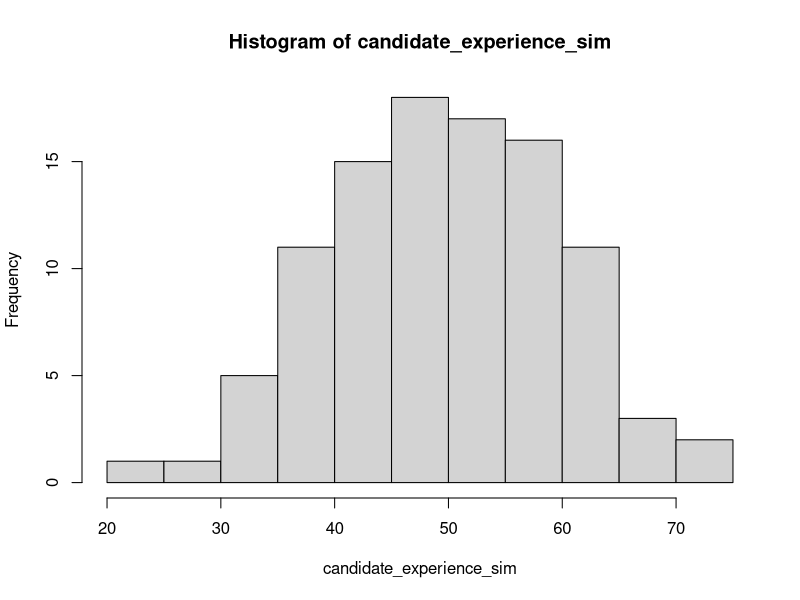
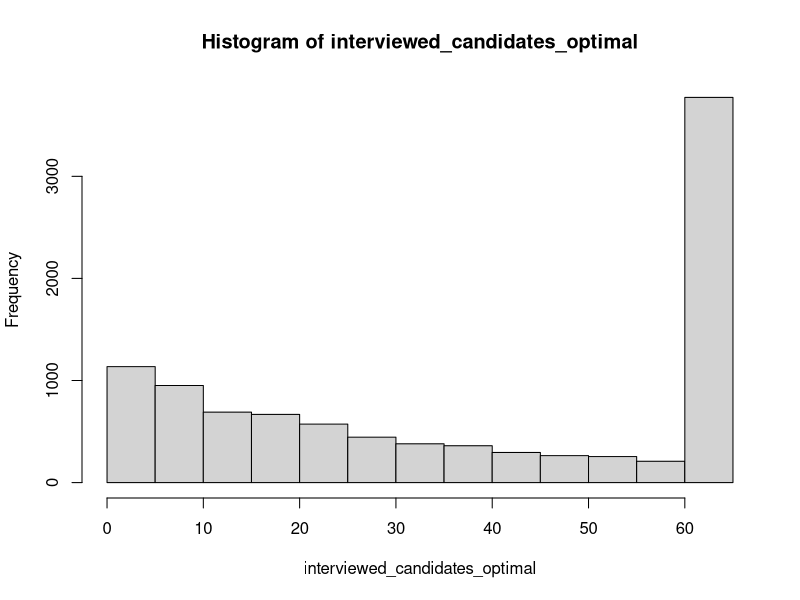
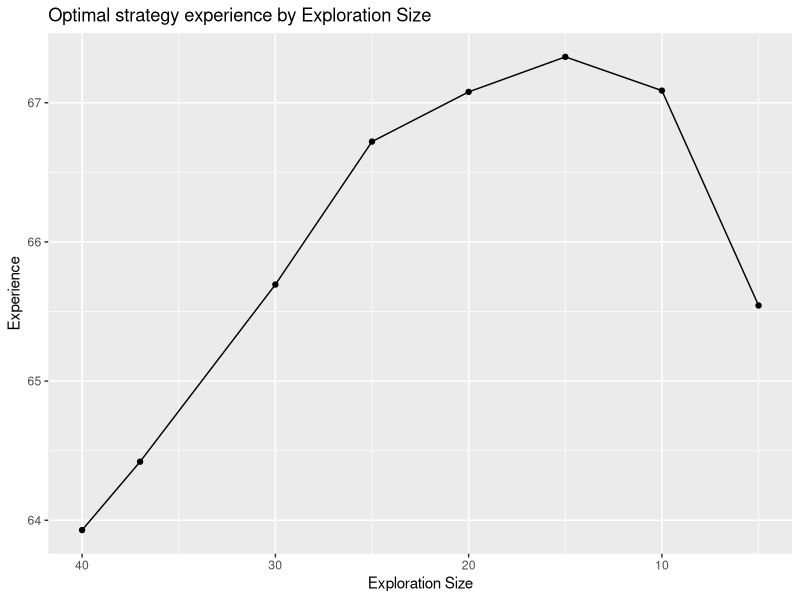
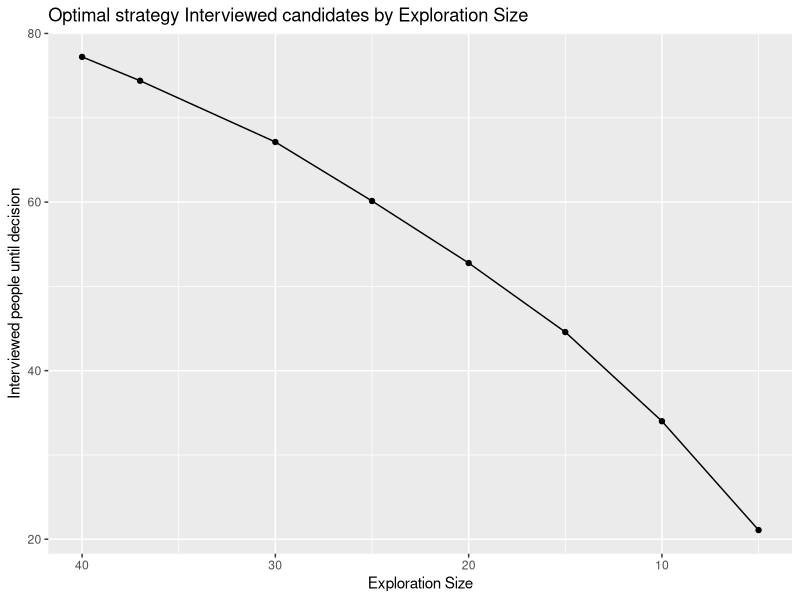
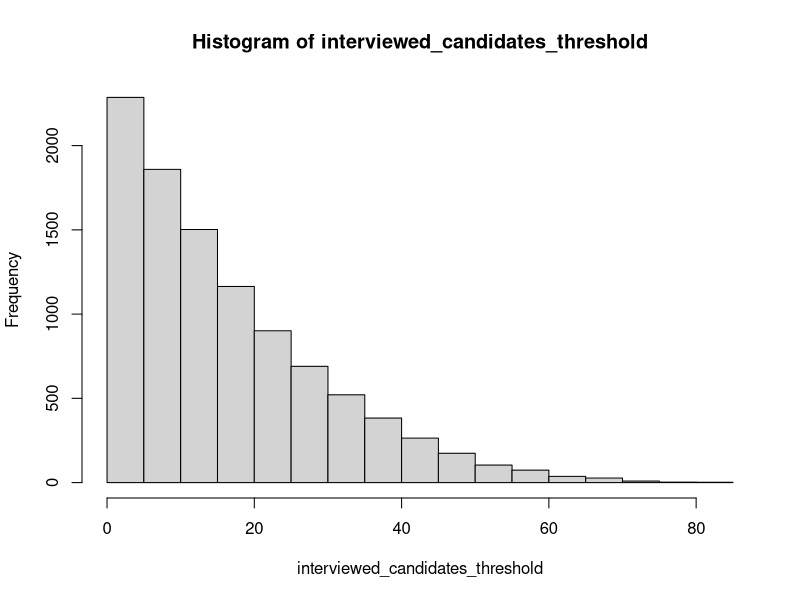
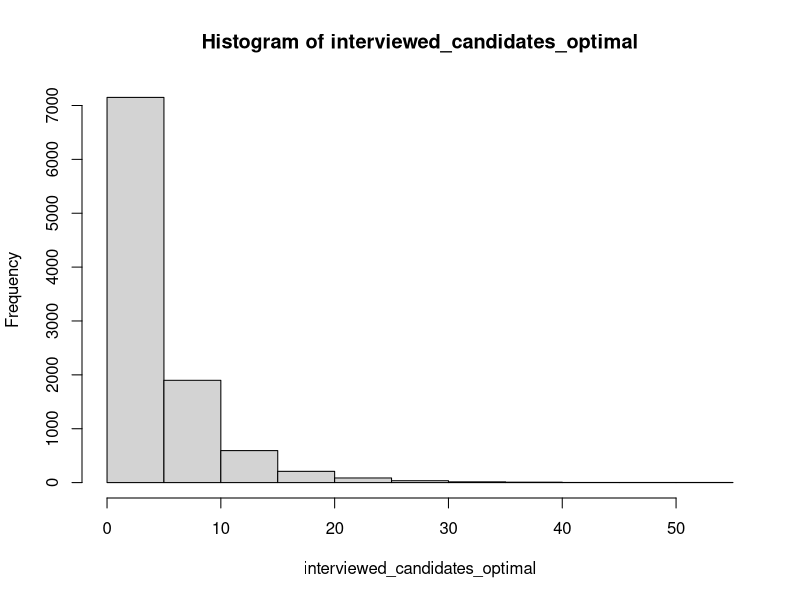
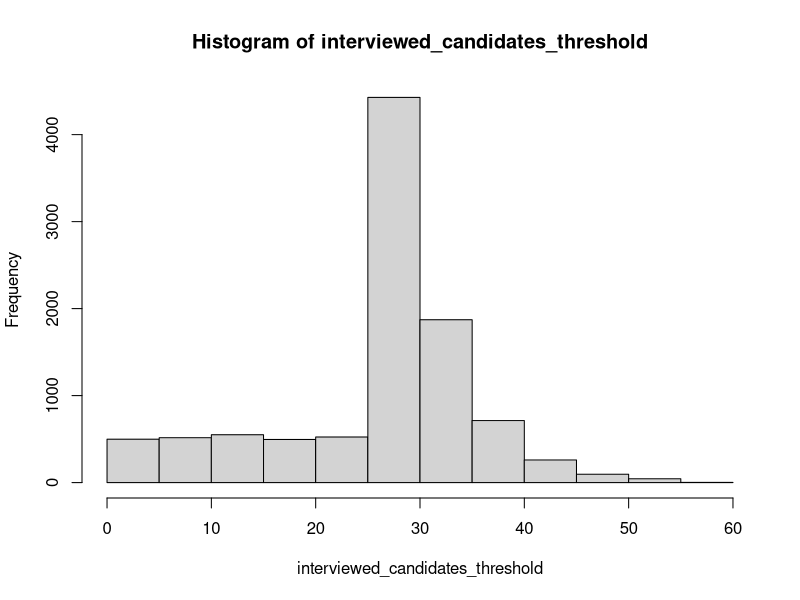

Write the R code that produced these figures, in order.
## SECRETARY PROBLEM

set.seed(123456)

#### optimal strategy classic----

n <- 100
e <- exp(1)
num_simulations <- 10000

results_optimal <- numeric(num_simulations)
interviewed_candidates_optimal <- numeric(num_simulations)  

# simulate experience using normal distribution
candidate_experience_sim <- pmax(pmin(round(rnorm(n, mean = 50, sd = 10)), 99), 1)
hist(candidate_experience_sim)
table(candidate_experience_sim)

#matrix with the shuffled indices so it is comparable across strategies
shuffled_indices <- replicate(num_simulations, sample(1:100, n, replace = FALSE))
shuffled_indices[,1]

for (sim in 1:num_simulations) {
  
  # Shuffle the candidates
  indices <- shuffled_indices[, sim]
  candidate_experience_sim <- candidate_experience_sim[shuffled_indices[indices, sim]]
  
  # highest experience score from the explored candidates
  best_from_exploring <- max(candidate_experience_sim[1:floor((n/e))]) # above 63 
  
  next_candidates <- candidate_experience_sim[(floor((n/e)) + 1):n]
  
  # Check if any candidate has higher experience than the best from exploring
  selected_candidate <- 0
  interviewed <- 0  # Counter for interviewed candidates
  
  for (i in 1:length(next_candidates)) {
    interviewed <- interviewed + 1
    if (next_candidates[i] > best_from_exploring) {
      selected_candidate <- next_candidates[i]
      break  
    } else {
      selected_candidate <- next_candidates[length(next_candidates)]
    }
  }
  
  # Store results and the number of interviewed candidates for each simulation
  results_optimal[sim] <- selected_candidate
  interviewed_candidates_optimal[sim] <- interviewed
}

mean(results_optimal)  # Average of selected candidates' experience
mean(interviewed_candidates_optimal)+floor(n/e)  #73.56 interviews until making the decision
hist(interviewed_candidates_optimal)

summary(candidate_experience_sim) #75 best candidate and we choose 64.73 on average
#73.56 interviews until making the decision


######################################################################

# comparing different exploration sizes-----

exploration_size <- c(40,37,30,25,20,15,10,5)

results_optimal <- matrix(nrow=num_simulations,ncol=length(exploration_size))
interviewed_candidates_optimal <- matrix(nrow=num_simulations,ncol=length(exploration_size))  

for (size_index in 1:length(exploration_size)) {
  size <- exploration_size[size_index]
  
  for (sim in 1:num_simulations) {
    
    # Shuffle the candidates
    indices <- shuffled_indices[, sim]
    candidate_experience_sim <- candidate_experience_sim[shuffled_indices[indices, sim]]
    
    # highest experience score from the explored candidates
    best_from_exploring <- max(candidate_experience_sim[1:size])
    
    next_candidates <- candidate_experience_sim[(size + 1):n]
    
    # Check if any candidate has higher experience than the best from exploring
    selected_candidate <- NULL
    interviewed <- 0  # Counter for interviewed candidates
    
    for (i in 1:length(next_candidates)) {
      interviewed <- interviewed + 1
      if (next_candidates[i] > best_from_exploring) {
        selected_candidate <- next_candidates[i]
        break  
      } else {
        selected_candidate <- next_candidates[length(next_candidates)]
      }
    }
    # Store results and the number of interviewed candidates for each simulation
    results_optimal[sim, size_index] <- selected_candidate
    interviewed_candidates_optimal[sim, size_index] <- interviewed 
  }
}

#comparing experience
colnames(results_optimal) <- exploration_size
results_optimal 
results_optimal_means <-colMeans(results_optimal)
results_optimal_means

experience_df <- data.frame(Exploration_size = as.numeric(names(results_optimal_means)),
                            Experience = as.numeric(results_optimal_means))

library(ggplot2)
ggplot(data = experience_df, aes(x = Exploration_size, y = Experience)) +
  geom_line() +  geom_point() + scale_x_reverse() + 
  labs(x = "Exploration Size", y = "Experience", 
       title = "Optimal strategy experience by Exploration Size")

#comparing time until decision

for (i in 1:ncol(interviewed_candidates_optimal)) {
  interviewed_candidates_optimal[, i] <- interviewed_candidates_optimal[, i] + exploration_size[i]
}

colnames(interviewed_candidates_optimal) <- exploration_size
interviewed_candidates_optimal 
interviewed_candidates_optimal_means <- colMeans(interviewed_candidates_optimal)
interviewed_candidates_optimal_means

interviewed_df <- data.frame(Exploration_size = as.numeric(names(interviewed_candidates_optimal_means)),
                             Interviewed = as.numeric(interviewed_candidates_optimal_means))

ggplot(data = interviewed_df, aes(x = Exploration_size, y = Interviewed)) +
  geom_line() +  geom_point() + scale_x_reverse() + 
  labs(x = "Exploration Size", y = "Interviewed people until decision", 
       title = "Optimal strategy Interviewed candidates by Exploration Size")



## Comparing the percentage success in hiring the best

# Find the best candidate in each simulation
best_candidate <- max(candidate_experience_sim)

# Create a matrix to store the success of each strategy
success_optimal <- matrix(nrow=num_simulations,ncol=length(exploration_size))

# Loop over each strategy and each simulation
for (size_index in 1:length(exploration_size)) {
  for (sim in 1:num_simulations) {
    # Check if the selected candidate is the best candidate
    if (results_optimal[sim, size_index] == best_candidate) {
      # If yes, mark it as a success
      success_optimal[sim, size_index] <- 1
    } else {
      # If no, mark it as a failure
      success_optimal[sim, size_index] <- 0
    }
  }
}

# Calculate the percentage of success for each strategy
success_optimal_percentage <- colMeans(success_optimal) * 100

# Create a table to display the results
success_optimal_table <- data.frame(exploration_size, success_optimal_percentage)
success_optimal_table



###################################################################

#threshold strategy----
#interviewing until coming across with a top 95 or above

quantile(candidate_experience_sim)
threshold <- quantile(candidate_experience_sim, 0.95)
threshold #65.05 threshold
sum(candidate_experience_sim>threshold)#5 people that meet the threshold

results_threshold <- numeric(num_simulations)
interviewed_candidates_threshold <- numeric(num_simulations)  # Track number of interviewed candidates

for (sim in 1:num_simulations) {

  # Shuffle the candidates
  indices <- shuffled_indices[, sim]
  candidate_experience_sim <- candidate_experience_sim[shuffled_indices[indices, sim]]
  
  # Check if any candidate has higher experience than the best from exploring
  selected_candidate <- NULL
  interviewed <- 0  
  
  for (i in 1:length(candidate_experience_sim)) {
    interviewed <- interviewed + 1
    if (candidate_experience_sim[i] >= threshold) {
      selected_candidate <- candidate_experience_sim[i]
      break  
    } else {
      selected_candidate <- candidate_experience_sim[length(candidate_experience_sim)]
    }
  }
  
  # Store results and the number of interviewed candidates for each simulation
  results_threshold[sim] <- selected_candidate
  interviewed_candidates_threshold[sim] <- interviewed
}

mean(results_threshold) 
summary(results_threshold) #75 best candidate and we choose 69.40 on average
#better than the optimal strategy by almost 5%

mean(interviewed_candidates_threshold)  #16.78 interviews until making the decision
hist(interviewed_candidates_threshold)
#around 57 fewer candidates to interview until making a decision


## Threshold strategy's probability of hiring the best candidate

# Find the best candidate in each simulation
best_candidate <- max(candidate_experience_sim)

# Create a vector to store the success of the strategy
success_threshold <- numeric(num_simulations)

# Loop over each simulation
for (sim in 1:num_simulations) {
  # Check if the selected candidate is the best candidate
  if (results_threshold[sim] == best_candidate) {
    # If yes, mark it as a success
    success_threshold[sim] <- 1
  } else {
    # If no, mark it as a failure
    success_threshold[sim] <- 0
  }
}

# Calculate the percentage of success for the strategy
success_threshold_percentage <- mean(success_threshold) * 100

# Print the result
print(paste0("The threshold strategy was able to hire the best candidate ", success_threshold_percentage, "% of the time."))



##############################################################

# Wonder´s idea - optimal strategy but instead of MAX of exploring set a threshold after exploring
      
results_optimal <- numeric(num_simulations)
interviewed_candidates_optimal <- numeric(num_simulations)  

for (sim in 1:num_simulations) {
  
  # Shuffle the candidates
  indices <- shuffled_indices[, sim]
  candidate_experience_sim <- candidate_experience_sim[shuffled_indices[indices, sim]]
  
  #instead of MAX from exploring lets do top 90% or above from exploring
  # highest experience score from the explored candidates
  choosen_from_exploring <- quantile(candidate_experience_sim[1:floor((n/e))], 0.8) #58 or above
  
  next_candidates <- candidate_experience_sim[(floor((n/e)) + 1):n]
  
  # Check if any candidate has higher experience than the best from exploring
  selected_candidate <- 0
  interviewed <- 0  # Counter for interviewed candidates
  
  for (i in 1:length(next_candidates)) {
    interviewed <- interviewed + 1
    if (next_candidates[i] >= choosen_from_exploring) {
      selected_candidate <- next_candidates[i]
      break  
    } else {
      selected_candidate <- next_candidates[length(next_candidates)]
    }
  }
  
  # Store results and the number of interviewed candidates for each simulation
  results_optimal[sim] <- selected_candidate
  interviewed_candidates_optimal[sim] <- interviewed
}

mean(results_optimal)  # Average of selected candidates' experience
mean(interviewed_candidates_optimal)+floor(n/e)  #73.56 interviews until making the decision
hist(interviewed_candidates_optimal)

summary(candidate_experience_sim) #75 best candidate and we choose 63.52 on average
#40.77 interviews until making the decision


## What is the probability of selecting the best candidate using Wonder's strategy?

# Find the best candidate in each simulation
best_candidate <- max(candidate_experience_sim)

# Create a vector to store the success of the strategy
success_wonder <- numeric(num_simulations)

# Loop over each simulation
for (sim in 1:num_simulations) {
  # Check if the selected candidate is the best candidate
  if (results_optimal[sim] == best_candidate) {
    # If yes, mark it as a success
    success_wonder[sim] <- 1
  } else {
    # If no, mark it as a failure
    success_wonder[sim] <- 0
  }
}

# Calculate the percentage of success for the strategy
success_wonder_percentage <- mean(success_wonder) * 100

# Print the result
print(paste0("The wonder's idea strategy hired the best candidate ", success_wonder_percentage, "% of the time."))


##############################################3

# moving threshold. e.g. after interviewing 25 instead of 99 quantile you use 95%...

threshold_1 <- quantile(candidate_experience_sim, 0.99) #73.02
threshold_2 <- quantile(candidate_experience_sim, 0.85) #61
threshold_3 <- quantile(candidate_experience_sim, 0.7) #56
threshold_4 <- quantile(candidate_experience_sim, 0.5) #50

results_moving_threshold <- numeric(num_simulations)
interviewed_candidates_threshold <- numeric(num_simulations)  # Track number of interviewed candidates

for (sim in 1:num_simulations) {
  
  # Shuffle the candidates
  indices <- shuffled_indices[, sim]
  candidate_experience_sim <- candidate_experience_sim[shuffled_indices[indices, sim]]
  
  # Check if any candidate has higher experience than the best from exploring
  selected_candidate <- NULL
  interviewed <- 0  
  
  for (i in 1:length(candidate_experience_sim)) {
    interviewed <- interviewed + 1
    
    #if in the first 25 interviews you get top 1% or above choose that one, next 25 top 15% and so on
    if (interviewed <= 25 && candidate_experience_sim[i] >= threshold_1) {
      selected_candidate <- candidate_experience_sim[i]
      break
    } else if (interviewed > 25 && interviewed <= 50 && candidate_experience_sim[i] >= threshold_2) {
      selected_candidate <- candidate_experience_sim[i]
      break
    } else if (interviewed > 50 && interviewed <= 75 && candidate_experience_sim[i] >= threshold_3) {
      selected_candidate <- candidate_experience_sim[i]
      break
    } else if (interviewed > 75 && interviewed <= 100 && candidate_experience_sim[i] >= threshold_4) {
      selected_candidate <- candidate_experience_sim[i]
      break
    } else {
      selected_candidate <- candidate_experience_sim[length(candidate_experience_sim)]
    }
  }
  
  # Store results and the number of interviewed candidates for each simulation
  results_moving_threshold[sim] <- selected_candidate
  interviewed_candidates_threshold[sim] <- interviewed
}

mean(results_moving_threshold) 
summary(results_moving_threshold) #75 best candidate and we choose 67.57 on average

mean(interviewed_candidates_threshold)  #26.40 interviews until making the decision
hist(interviewed_candidates_threshold)


## What were our chances of hiring the best candidate using the moving threshold?

# Find the best candidate in each simulation
best_candidate <- max(candidate_experience_sim)

# Create a vector to store the success of the strategy
success_moving_threshold <- numeric(num_simulations)

# Loop over each simulation
for (sim in 1:num_simulations) {
  # Check if the selected candidate is the best candidate
  if (results_moving_threshold[sim] == best_candidate) {
    # If yes, mark it as a success
    success_moving_threshold[sim] <- 1
  } else {
    # If no, mark it as a failure
    success_moving_threshold[sim] <- 0
  }
}

# Calculate the percentage of success for the strategy
success_moving_threshold_percentage <- mean(success_moving_threshold) * 100

# Print the result
print(paste0("The moving threshold strategy found the best candidate ", success_moving_threshold_percentage, "% of the time."))



## Conclusions ##
#                              experience     days until decision

# optimal strategy                64.73             73.56
# optimal with different sizes:    
    #40%                          63.93             77.22
    #37%                          64.42             74.39
    #30%                          65.69             67.12
    #25%                          66.72             60.13
    #20%                          67.08             52.77
    #15%                          67.33             44.58
    #10%                          67.09             34.00
    #5%                           65.54             21.09

# threshold (>=95%)               69.40             16.78   #BEST
# moving threshold                67.57             26.40